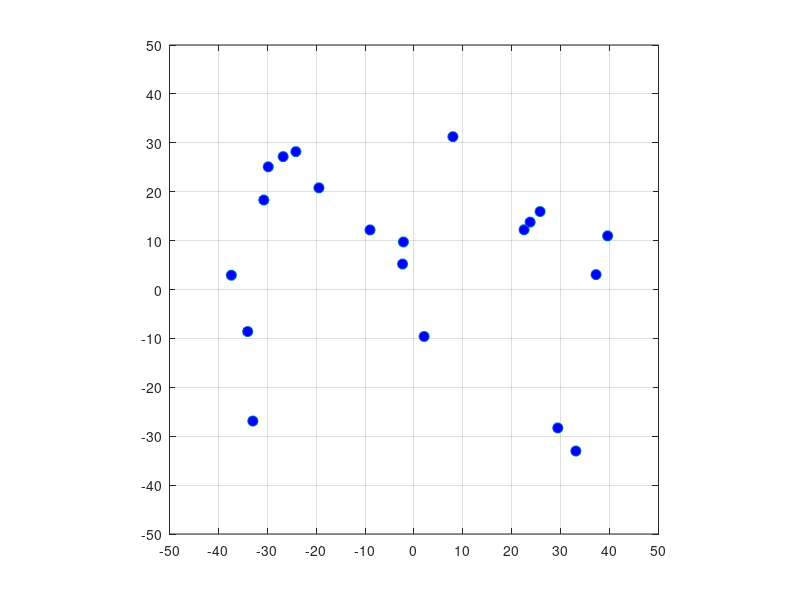

Recreate this plot in MATLAB. (Note: this script raises an error after producing the figure.)
clc; clear; close all

%% Initialise particles' state
nPart = 20; % no. of particles
initX = (40 - -40).*rand(1,nPart) + -40; % X-coordinate
initY = (40 - -40).*rand(1,nPart) + -40; % Y-coordinate
size = 3; % particle diameter
angle = (360 - 0).*rand(1,nPart) + 0; % angle w.r.t x-axis
speed = (3 - 0.5).*rand(1,nPart) + 0.5; % speed in units/iteration
box_xmax = 100; % max box width
box_ymax = 100; % max box breadth
time = 1000; % equal to iterations

%% Simulate particles
X = zeros(time,length(initX));
Y = zeros(time,length(initY));
X(1,:) = initX;
Y(1,:) = initY;

velX = speed.*cosd(angle);
velY = speed.*sind(angle);

xmax = box_xmax/2 - size/2;
xmin = -box_xmax/2 + size/2;
ymax = box_ymax/2 - size/2;
ymin = -box_ymax/2 + size/2;

p=plot(X(1,:),Y(1,:),'o','MarkerFaceColor','blue', 'MarkerSize', size*2.5);
axis equal;
axis([-box_xmax/2 box_xmax/2 -box_ymax/2 box_ymax/2]);
xticks(-box_xmax/2:10:box_xmax/2);
yticks(-box_ymax/2:10:box_ymax/2);
grid on;
drawnow;

% calculate particles' coordinates for all times
for i = 2:time
    % move particle
    X(i,:) = X(i-1,:) + velX;
    Y(i,:) = Y(i-1,:) + velY;

    % collision with wall
    velX = velX.*(((X(i,:) > xmax) + (X(i,:) < xmin) - 0.5)/(-0.5));
    velY = velY.*(((Y(i,:) > ymax) + (Y(i,:) < ymin) - 0.5)/(-0.5));
    X(i,:) = X(i,:) - 2*((X(i,:) > xmax).*rem(X(i,:), xmax));
    Y(i,:) = Y(i,:) - 2*((Y(i,:) > ymax).*rem(Y(i,:), ymax));
    X(i,:) = X(i,:) + 2*((X(i,:) < xmin).*abs(rem(X(i,:), xmin)));
    Y(i,:) = Y(i,:) + 2*((Y(i,:) < ymin).*abs(rem(Y(i,:), ymin)));
end

% animate particles
for i = 2:time
    p.XData = X(i,:);
    p.YData = Y(i,:);
    drawnow;
end